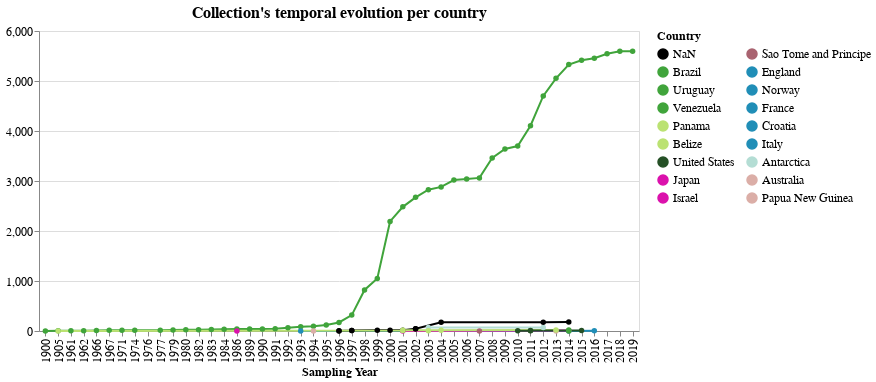

Write notebook code for a chart like this one.
### Markdown cell above
### Chart: all countries

### Code cell
select_country = alt.selection_multi(fields=['country'], bind='legend')

g1 = alt.Chart(teste, title="Collection's temporal evolution per country", 
width=600).mark_line(point=True).encode(
    x= alt.X('start_year', type="ordinal", title='Sampling Year',
            scale= alt.Scale(domain=list(sorted(teste['start_year'].unique())))), # fixed x-axis
    y= alt.Y('cumulative_sum', title='', 
             sort=alt.EncodingSortField('counts', op="count", order='descending'),
             scale= alt.Scale(domain=[0,6000])),
    color= alt.Color('country:N', title='Country',
                     legend= alt.Legend(columns=2, symbolLimit=42),
                     scale= alt.Scale(domain=list(cores_pais.keys()), range=list(cores_pais.values()))),
    tooltip= alt.Tooltip(['country','start_year','counts', 'cumulative_sum']),
#     opacity= alt.condition(select_country, alt.value(1), alt.value(0))
).add_selection(select_country).transform_filter(select_country)

g1 = g1.configure_title(fontSize=16).configure_axis(
    labelFontSize=12,
    titleFontSize=12
).configure_legend(
    labelFontSize=12,
    titleFontSize=12
)

# g1.save('./graphs/cumCounts/time-spacial/evolucao_por_país.html')

g1

### Figure 1 — Vega-Lite specification as saved in the notebook (floating-point values rounded to 4 significant figures)
{"config": {"view": {"continuousWidth": 400, "continuousHeight": 300}, "axis": {"labelFontSize": 12, "titleFontSize": 12}, "legend": {"labelFontSize": 12, "titleFontSize": 12}, "title": {"fontSize": 16}}, "data": {"name": "data-7b4b8c8028d51256655628ab8564ca66"}, "mark": {"type": "line", "point": true}, "encoding": {"color": {"type": "nominal", "field": "country", "legend": {"columns": 2, "symbolLimit": 42}, "scale": {"domain": ["NaN", "Brazil", "Uruguay", "Venezuela", "Panama", "Belize", "United States", "Japan", "Israel", "Sao Tome and Principe", "England", "Norway", "France", "Croatia", "Italy", "Antarctica", "Australia", "Papua New Guinea"], "range": ["#000000", "#40a43b", "#40a43b", "#40a43b", "#bbe272", "#bbe272", "#255026", "#db11ac", "#db11ac", "#a96370", "#208eb7", "#208eb7", "#208eb7", "#208eb7", "#208eb7", "#b4ddd4", "#dbaea7", "#dbaea7"]}, "title": "Country"}, "tooltip": [{"type": "nominal", "field": "country"}, {"type": "quantitative", "field": "start_year"}, {"type": "quantitative", "field": "counts"}, {"type": "quantitative", "field": "cumulative_sum"}], "x": {"type": "ordinal", "field": "start_year", "scale": {"domain": [1900.0, 1905.0, 1961.0, 1962.0, 1966.0, 1967.0, 1971.0, 1974.0, 1976.0, 1977.0, 1979.0, 1980.0, 1982.0, 1983.0, 1984.0, 1986.0, 1989.0, 1990.0, 1991.0, 1992.0, 1993.0, 1994.0, 1995.0, 1996.0, 1997.0, 1998.0, 1999.0, 2000.0, 2001.0, 2002.0, 2003.0, 2004.0, 2005.0, 2006.0, 2007.0, 2008.0, 2009.0, 2010.0, 2011.0, 2012.0, 2013.0, 2014.0, 2015.0, 2016.0, 2017.0, 2018.0, 2019.0]}, "title": "Sampling Year"}, "y": {"type": "quantitative", "field": "cumulative_sum", "scale": {"domain": [0, 6000]}, "sort": {"field": "counts", "op": "count", "order": "descending"}, "title": ""}}, "selection": {"selector003": {"type": "multi", "fields": ["country"], "bind": "legend"}}, "title": "Collection's temporal evolution per country", "transform": [{"filter": {"selection": "selector003"}}], "width": 600, "$schema": "https://vega.github.io/schema/vega-lite/v4.8.1.json", "datasets": {"data-7b4b8c8028d51256655628ab8564ca66": [{"start_year": 2003.0, "continent": "Antarctica", "country": "Antarctica", "counts": 71, "cumulative_sum": 71}, {"start_year": 2012.0, "continent": "Antarctica", "country": "Antarctica", "counts": 1, "cumulative_sum": 72}, {"start_year": 2013.0, "continent": "Oceania", "country": "Australia", "counts": 1, "cumulative_sum": 1}, {"start_year": 2003.0, "continent": "Central America", "country": "Belize", "counts": 3, "cumulative_sum": 3}, {"start_year": 1900.0, "continent": "South America", "country": "Brazil", "counts": 1, "cumulative_sum": 1}, {"start_year": 1905.0, "continent": "South America", "country": "Brazil", "counts": 4, "cumulative_sum": 5}, {"start_year": 1961.0, "continent": "South America", "country": "Brazil", "counts": 1, "cumulative_sum": 6}, {"start_year": 1962.0, "continent": "South America", "country": "Brazil", "counts": 1, "cumulative_sum": 7}, {"start_year": 1966.0, "continent": "South America", "country": "Brazil", "counts": 2, "cumulative_sum": 9}, {"start_year": 1967.0, "continent": "South America", "country": "Brazil", "counts": 4, "cumulative_sum": 13}, {"start_year": 1971.0, "continent": "South America", "country": "Brazil", "counts": 2, "cumulative_sum": 15}, {"start_year": 1974.0, "continent": "South America", "country": "Brazil", "counts": 1, "cumulative_sum": 16}, {"start_year": 1977.0, "continent": "South America", "country": "Brazil", "counts": 1, "cumulative_sum": 17}, {"start_year": 1979.0, "continent": "South America", "country": "Brazil", "counts": 3, "cumulative_sum": 20}, {"start_year": 1980.0, "continent": "South America", "country": "Brazil", "counts": 4, "cumulative_sum": 24}, {"start_year": 1982.0, "continent": "South America", "country": "Brazil", "counts": 2, "cumulative_sum": 26}, {"start_year": 1983.0, "continent": "South America", "country": "Brazil", "counts": 3, "cumulative_sum": 29}, {"start_year": 1984.0, "continent": "South America", "country": "Brazil", "counts": 5, "cumulative_sum": 34}, {"start_year": 1986.0, "continent": "South America", "country": "Brazil", "counts": 4, "cumulative_sum": 38}, {"start_year": 1989.0, "continent": "South America", "country": "Brazil", "counts": 3, "cumulative_sum": 41}, {"start_year": 1990.0, "continent": "South America", "country": "Brazil", "counts": 1, "cumulative_sum": 42}, {"start_year": 1991.0, "continent": "South America", "country": "Brazil", "counts": 1, "cumulative_sum": 43}, {"start_year": 1992.0, "continent": "South America", "country": "Brazil", "counts": 21, "cumulative_sum": 64}, {"start_year": 1993.0, "continent": "South America", "country": "Brazil", "counts": 19, "cumulative_sum": 83}, {"start_year": 1994.0, "continent": "South America", "country": "Brazil", "counts": 11, "cumulative_sum": 94}, {"start_year": 1995.0, "continent": "South America", "country": "Brazil", "counts": 26, "cumulative_sum": 120}, {"start_year": 1996.0, "continent": "South America", "country": "Brazil", "counts": 51, "cumulative_sum": 171}, {"start_year": 1997.0, "continent": "South America", "country": "Brazil", "counts": 147, "cumulative_sum": 318}, {"start_year": 1998.0, "continent": "South America", "country": "Brazil", "counts": 503, "cumulative_sum": 821}, {"start_year": 1999.0, "continent": "South America", "country": "Brazil", "counts": 229, "cumulative_sum": 1050}, {"start_year": 2000.0, "continent": "South America", "country": "Brazil", "counts": 1141, "cumulative_sum": 2191}, {"start_year": 2001.0, "continent": "South America", "country": "Brazil", "counts": 292, "cumulative_sum": 2483}, {"start_year": 2002.0, "continent": "South America", "country": "Brazil", "counts": 190, "cumulative_sum": 2673}, {"start_year": 2003.0, "continent": "South America", "country": "Brazil", "counts": 153, "cumulative_sum": 2826}, {"start_year": 2004.0, "continent": "South America", "country": "Brazil", "counts": 56, "cumulative_sum": 2882}, {"start_year": 2005.0, "continent": "South America", "country": "Brazil", "counts": 137, "cumulative_sum": 3019}, {"start_year": 2006.0, "continent": "South America", "country": "Brazil", "counts": 23, "cumulative_sum": 3042}, {"start_year": 2007.0, "continent": "South America", "country": "Brazil", "counts": 20, "cumulative_sum": 3062}, {"start_year": 2008.0, "continent": "South America", "country": "Brazil", "counts": 400, "cumulative_sum": 3462}, {"start_year": 2009.0, "continent": "South America", "country": "Brazil", "counts": 177, "cumulative_sum": 3639}, {"start_year": 2010.0, "continent": "South America", "country": "Brazil", "counts": 60, "cumulative_sum": 3699}, {"start_year": 2011.0, "continent": "South America", "country": "Brazil", "counts": 406, "cumulative_sum": 4105}, {"start_year": 2012.0, "continent": "South America", "country": "Brazil", "counts": 597, "cumulative_sum": 4702}, {"start_year": 2013.0, "continent": "South America", "country": "Brazil", "counts": 352, "cumulative_sum": 5054}, {"start_year": 2014.0, "continent": "South America", "country": "Brazil", "counts": 276, "cumulative_sum": 5330}, {"start_year": 2015.0, "continent": "South America", "country": "Brazil", "counts": 84, "cumulative_sum": 5414}, {"start_year": 2016.0, "continent": "South America", "country": "Brazil", "counts": 42, "cumulative_sum": 5456}, {"start_year": 2017.0, "continent": "South America", "country": "Brazil", "counts": 88, "cumulative_sum": 5544}, {"start_year": 2018.0, "continent": "South America", "country": "Brazil", "counts": 49, "cumulative_sum": 5593}, {"start_year": 2019.0, "continent": "South America", "country": "Brazil", "counts": 1, "cumulative_sum": 5594}, {"start_year": 2013.0, "continent": "NaN", "country": "Chile", "counts": 3, "cumulative_sum": 3}, {"start_year": 2015.0, "continent": "NaN", "country": "China", "counts": 1, "cumulative_sum": 1}, {"start_year": 2016.0, "continent": "NaN", "country": "China", "counts": 6, "cumulative_sum": 7}, {"start_year": 2017.0, "continent": "NaN", "country": "Costa Rica", "counts": 2, "cumulative_sum": 2}, {"start_year": 1993.0, "continent": "Europe", "country": "France", "counts": 1, "cumulative_sum": 1}, {"start_year": 2014.0, "continent": "NaN", "country": "France", "counts": 1, "cumulative_sum": 2}, {"start_year": 2016.0, "continent": "NaN", "country": "France", "counts": 2, "cumulative_sum": 4}, {"start_year": 1986.0, "continent": "Asia", "country": "Israel", "counts": 1, "cumulative_sum": 1}, {"start_year": 2001.0, "continent": "Asia", "country": "Japan", "counts": 2, "cumulative_sum": 2}, {"start_year": 2014.0, "continent": "NaN", "country": "Japan", "counts": 9, "cumulative_sum": 11}, {"start_year": 1996.0, "continent": "NaN", "country": "NaN", "counts": 2, "cumulative_sum": 2}, {"start_year": 1996.0, "continent": "South America", "country": "NaN", "counts": 1, "cumulative_sum": 3}, {"start_year": 1997.0, "continent": "NaN", "country": "NaN", "counts": 7, "cumulative_sum": 10}, {"start_year": 1997.0, "continent": "South America", "country": "NaN", "counts": 1, "cumulative_sum": 11}, {"start_year": 1999.0, "continent": "NaN", "country": "NaN", "counts": 2, "cumulative_sum": 13}, {"start_year": 2000.0, "continent": "NaN", "country": "NaN", "counts": 3, "cumulative_sum": 16}, {"start_year": 2001.0, "continent": "NaN", "country": "NaN", "counts": 1, "cumulative_sum": 17}, {"start_year": 2002.0, "continent": "NaN", "country": "NaN", "counts": 26, "cumulative_sum": 43}, {"start_year": 2002.0, "continent": "South America", "country": "NaN", "counts": 1, "cumulative_sum": 44}, {"start_year": 2004.0, "continent": "NaN", "country": "NaN", "counts": 131, "cumulative_sum": 175}, {"start_year": 2012.0, "continent": "NaN", "country": "NaN", "counts": 2, "cumulative_sum": 177}, {"start_year": 2014.0, "continent": "NaN", "country": "NaN", "counts": 1, "cumulative_sum": 178}, {"start_year": 1905.0, "continent": "Central America", "country": "Panama", "counts": 1, "cumulative_sum": 1}, {"start_year": 2001.0, "continent": "Central America", "country": "Panama", "counts": 11, "cumulative_sum": 12}, {"start_year": 2001.0, "continent": "NaN", "country": "Panama", "counts": 2, "cumulative_sum": 14}, {"start_year": 2004.0, "continent": "Central America", "country": "Panama", "counts": 3, "cumulative_sum": 17}, {"start_year": 2013.0, "continent": "NaN", "country": "Panama", "counts": 1, "cumulative_sum": 18}, {"start_year": 1994.0, "continent": "Oceania", "country": "Papua New Guinea", "counts": 1, "cumulative_sum": 1}, {"start_year": 2015.0, "continent": "NaN", "country": "Puerto Rico", "counts": 1, "cumulative_sum": 1}, {"start_year": 1995.0, "continent": "NaN", "country": "Quenia", "counts": 1, "cumulative_sum": 1}, {"start_year": 2014.0, "continent": "NaN", "country": "Republic of Palau", "counts": 9, "cumulative_sum": 9}, {"start_year": 2007.0, "continent": "Africa", "country": "Sao Tome and Principe", "counts": 1, "cumulative_sum": 1}, {"start_year": 1976.0, "continent": "NaN", "country": "Somalia", "counts": 1, "cumulative_sum": 1}, {"start_year": 2017.0, "continent": "NaN", "country": "United Kingdom", "counts": 1, "cumulative_sum": 1}, {"start_year": 2010.0, "continent": "NaN", "country": "United States", "counts": 4, "cumulative_sum": 4}, {"start_year": 2011.0, "continent": "NaN", "country": "United States", "counts": 2, "cumulative_sum": 6}, {"start_year": 2011.0, "continent": "North America", "country": "United States", "counts": 2, "cumulative_sum": 8}, {"start_year": 2015.0, "continent": "NaN", "country": "United States", "counts": 1, "cumulative_sum": 9}, {"start_year": 2014.0, "continent": "South America", "country": "Uruguay", "counts": 1, "cumulative_sum": 1}, {"start_year": 2014.0, "continent": "South America", "country": "Venezuela", "counts": 20, "cumulative_sum": 20}, {"start_year": 2016.0, "continent": "NaN", "country": "Wales", "counts": 1, "cumulative_sum": 1}]}}
